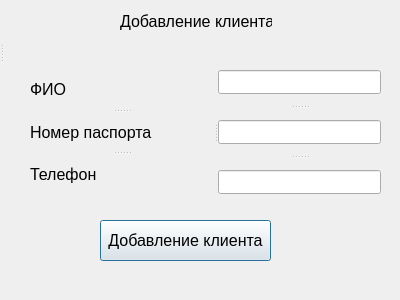
<?xml version="1.0" encoding="UTF-8"?>
<ui version="4.0">
 <class>AddClient</class>
 <widget class="QDialog" name="AddClient">
  <property name="geometry">
   <rect>
    <x>0</x>
    <y>0</y>
    <width>400</width>
    <height>300</height>
   </rect>
  </property>
  <property name="windowTitle">
   <string>Dialog</string>
  </property>
  <widget class="QPushButton" name="pushButton">
   <property name="geometry">
    <rect>
     <x>100</x>
     <y>220</y>
     <width>171</width>
     <height>41</height>
    </rect>
   </property>
   <property name="font">
    <font>
     <pointsize>12</pointsize>
    </font>
   </property>
   <property name="text">
    <string>Добавление клиента</string>
   </property>
  </widget>
  <widget class="QSplitter" name="splitter_3">
   <property name="geometry">
    <rect>
     <x>30</x>
     <y>70</y>
     <width>351</width>
     <height>124</height>
    </rect>
   </property>
   <property name="orientation">
    <enum>Qt::Horizontal</enum>
   </property>
   <widget class="QSplitter" name="splitter">
    <property name="orientation">
     <enum>Qt::Vertical</enum>
    </property>
    <widget class="QLabel" name="label">
     <property name="font">
      <font>
       <pointsize>12</pointsize>
      </font>
     </property>
     <property name="text">
      <string>ФИО</string>
     </property>
    </widget>
    <widget class="QLabel" name="label_2">
     <property name="font">
      <font>
       <pointsize>12</pointsize>
      </font>
     </property>
     <property name="text">
      <string>Номер паспорта</string>
     </property>
    </widget>
    <widget class="QLabel" name="label_3">
     <property name="font">
      <font>
       <pointsize>12</pointsize>
      </font>
     </property>
     <property name="text">
      <string>Телефон</string>
     </property>
    </widget>
   </widget>
   <widget class="QSplitter" name="splitter_2">
    <property name="orientation">
     <enum>Qt::Vertical</enum>
    </property>
    <property name="opaqueResize">
     <bool>false</bool>
    </property>
    <property name="handleWidth">
     <number>26</number>
    </property>
    <widget class="QLineEdit" name="lineEdit"/>
    <widget class="QLineEdit" name="lineEdit_2"/>
    <widget class="QLineEdit" name="lineEdit_3"/>
   </widget>
  </widget>
  <widget class="QLabel" name="label_5">
   <property name="geometry">
    <rect>
     <x>120</x>
     <y>10</y>
     <width>152</width>
     <height>22</height>
    </rect>
   </property>
   <property name="font">
    <font>
     <pointsize>12</pointsize>
     <kerning>true</kerning>
    </font>
   </property>
   <property name="focusPolicy">
    <enum>Qt::NoFocus</enum>
   </property>
   <property name="text">
    <string>Добавление клиента</string>
   </property>
  </widget>
  <widget class="QSplitter" name="splitter_4">
   <property name="geometry">
    <rect>
     <x>0</x>
     <y>40</y>
     <width>4</width>
     <height>24</height>
    </rect>
   </property>
   <property name="orientation">
    <enum>Qt::Horizontal</enum>
   </property>
   <widget class="QSplitter" name="splitter_5">
    <property name="orientation">
     <enum>Qt::Vertical</enum>
    </property>
   </widget>
   <widget class="QSplitter" name="splitter_6">
    <property name="orientation">
     <enum>Qt::Vertical</enum>
    </property>
    <property name="handleWidth">
     <number>26</number>
    </property>
   </widget>
  </widget>
 </widget>
 <resources/>
 <connections/>
</ui>
